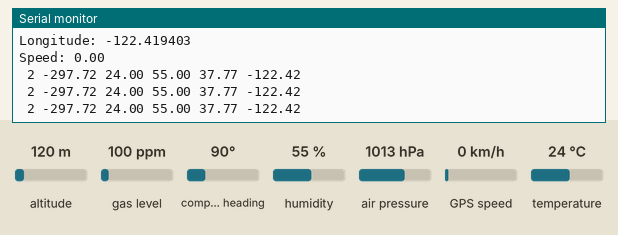
A sketch run on a simulated Arduino Uno, built with avr-gcc and run on an emulated ATmega328P. Parts: the last lines printed to the serial monitor. The inputs (shaded band) are chosen by the test bench; at power-on: altitude 120 m, gas level 100 ppm, compass heading 90°, humidity 55 %, air pressure 1013 hPa, GPS speed 0 km/h, temperature 24 °C. The GPS gets a fix after 3 s at 37.7749, -122.4194 with 8 satellites; no radio packets arrive unless stated.

Above: at 9.0 s.
9.1 s: altitude set to 11 m
At 11.59 s:
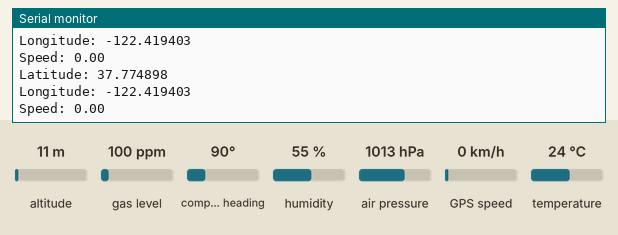
13.4 s: altitude set to 8 m
At 14.13 s:
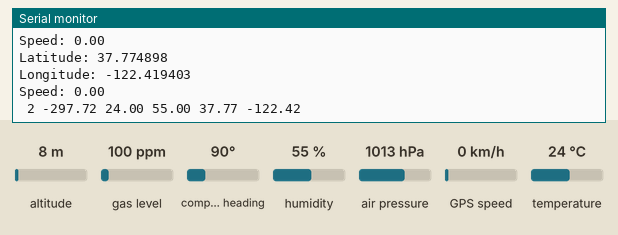

The sketch:

astroverse_final_tx.ino
```cpp
#include <SPI.h>
#include <nRF24L01.h>
#include <RF24.h>
#include <Wire.h>
#include <Adafruit_Sensor.h>
#include <Adafruit_BME680.h>
#include <TinyGPS++.h>
#include <SoftwareSerial.h>
//#define _GPS_MAX_SENTENCE_LENGTH 06
// Choose two Arduino pins to use for software serial
int RXPin = 2; // gps pins which are inverted
int TXPin = 3;
int GPSBaud = 9600;
unsigned long loopCount = 0; // Counter to store the number of loops
unsigned long startTime; // Variable to store the start time
unsigned long endTime; // Variable to store the end time

// Create a TinyGPS++ object
TinyGPSPlus gps;

#define SEALEVELPRESSURE_HPA (1013.25) // sea level pressure
#define BME_CS 10

RF24 radio(9, 8); // CE, CSN
const byte address[6] = "00001"; // 6th byte null terminator

Adafruit_BME680 bme; // I2C

// Create a software serial port called "gpsSerial"
SoftwareSerial gpsSerial(RXPin, TXPin);

void setup() {
  Serial.begin(9600);
  while (!Serial);

  // Start the software serial port at the GPS's default baud
  gpsSerial.begin(GPSBaud);

  // NRF24L01+ setup
  radio.begin();
  radio.openWritingPipe(address);
  radio.stopListening();

  // BME680 setup
  if (!bme.begin()) {
    Serial.println("Could not find a valid BME680 sensor, check wiring!");
    while (1);
  }
  bme.setTemperatureOversampling(BME680_OS_8X);
  bme.setPressureOversampling(BME680_OS_4X);
  bme.setIIRFilterSize(BME680_FILTER_SIZE_3);
  bme.setHumidityOversampling(BME680_OS_2X);

  // Record the start time
  startTime = millis();
}

void loop() {
  bool gpsAvailable = false;
  bool bmeAvailable = false;

  // GPS loop function
  while (gpsSerial.available() > 0) {
    if (gps.encode(gpsSerial.read())) {
      gpsAvailable = true;
      displayInfo();
    }
  }

  // If 5000 milliseconds pass and there are no characters coming in
  // over the software serial port, show a "No GPS detected" error
  if (millis() > 5000 && gps.charsProcessed() < 10) {
    Serial.println("No GPS detected");
    while (true);
  }

  // Read sensor data from BME680
  if (bme.performReading()) {
    bmeAvailable = true;
    float temperature = bme.temperature;
    int pressure = bme.pressure;
    float humidity = bme.humidity;
    int current_altitude = bme.readAltitude(SEALEVELPRESSURE_HPA);

    float latitude, longitude, speed;
    if (gps.location.isValid()) {
      latitude = gps.location.lat();
      longitude = gps.location.lng();
      speed = gps.speed.mps();
    }
    else {
      Serial.println("Location: Not Available");
    }

    // Prepare the data string
    String dataString = " ";
    dataString += String(current_altitude) + ' ';
    dataString += String(pressure / 100.0) + ' ';
    dataString += String(temperature) + ' ';
    dataString += String(humidity) + ' ';
    dataString += String(latitude) + ' ';
    dataString += String(longitude) + ' ';
   // dataString += String(speed) + ' ';

    // Send sensor data over NRF24L01+
    radio.write(dataString.c_str(), dataString.length() + 1);

    // Print sensor data to serial monitor
    Serial.println(dataString);
  }
   else {
    Serial.println("Failed to perform reading from BME680 :(");
  }

  // Check if both BME680 and GPS are unavailable
  if (!gpsAvailable && !bmeAvailable) {
    Serial.println("Both GPS and BME680 are not available. Exiting loop.");
    endProgram();
  }

  loopCount++;
  delay(200); // Adjust delay according to your requirement
}

void displayInfo() {
  if (gps.location.isValid()) {
    Serial.print("Latitude: ");
    Serial.println(gps.location.lat(), 6);
    Serial.print("Longitude: ");
    Serial.println(gps.location.lng(), 6);
    Serial.print("Speed: ");
    Serial.println(gps.speed.mps());
  } else {
    Serial.println("Location: Not Available");
  }
}

void endProgram() {
  // Record the end time
  endTime = millis();

  // Calculate the duration
  unsigned long duration = endTime - startTime;

  // Print the duration
  Serial.print("Duration (ms): ");
  Serial.println(duration);
  Serial.println(loopCount);

  // End the program
  while (true);
}
```

Measured:
- the behaviour switches between 10 and 9 m on altitude (found by bisection; images 1 and 2)
